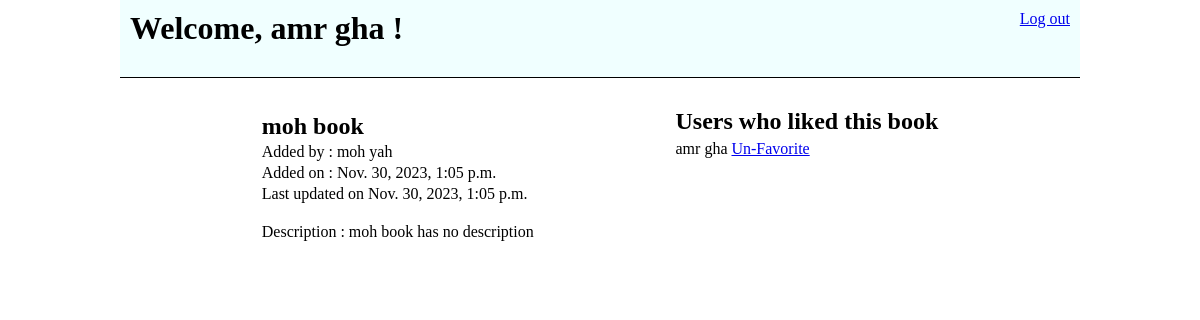
/book_details/4 (signed in), run on an earlier commit of the app's database.
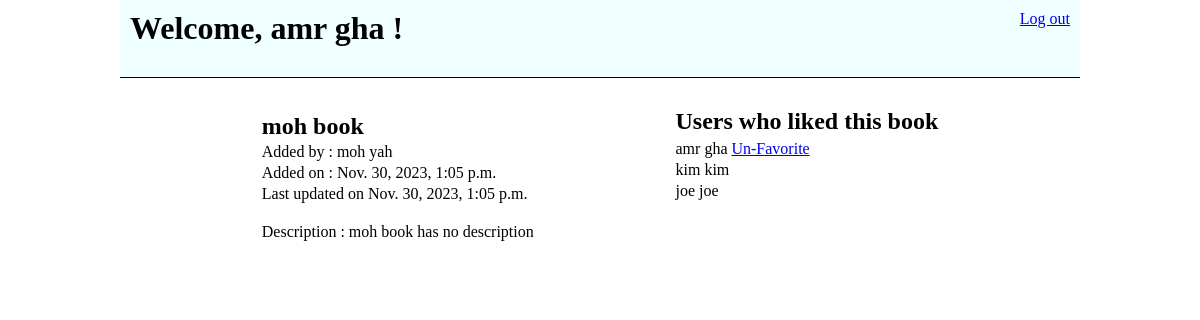
And on a later commit of the database.
### favorite_books_app/models.py (models this page shows)
class User(models.Model):
    first_name = models.CharField(max_length=45)
    last_name = models.CharField(max_length=45)
    email_address = models.CharField(max_length = 45)
    password = models.CharField(max_length=100)
    created_at = models.DateTimeField(auto_now_add=True)
    updated_at = models.DateTimeField(auto_now=True)
    objects = usermanager()

### favorite_books_app/views.py (the view)
# urls.py: path('book_details/<id>',views.book_details),
def book_details(request,id):
    content = {
        'book': Book.objects.get(id = id),
        'fav_users':User.objects.filter(fav_books = Book.objects.get(id = id)),
        'current_user' : User.objects.get(id = request.session['id']),
    }
    return render(request,'book_details.html',content)

### favorite_books_app/templates/book_details.html (shortened to what this page needs)
<!DOCTYPE html>
<html lang="en">
<head>
    {% load static %}
    <link rel="stylesheet" href="{% static 'CSS/style.css' %}">
</head>
<body>
    <div class="container">
        <div class="header">
            <h1>Welcome, {{current_user.first_name}} {{current_user.last_name}} !</h1>
            <a href="/logout">Log out</a>
        </div>
        <div class="mid">
            <div class="left_panel">
                <ul id="book_details">
                    {% if book.my_user == current_user %}
                    <form action="/update/{{book.id}}" method="post">{% csrf_token %}
                        <input type="text" name="title" id="title" class="field" value="{{book.title}}">
                        {% else %}
                        <li>
                            <h2>{{book.title}}</h2>
                        </li>
                        {% endif %}
                        <li>Added by : {{book.my_user.first_name}} {{book.my_user.last_name}}</li>
                        <li>Added on : {{book.created_at}}</li>
                        <li>Last updated on {{book.updated_at}}</li>
                        <li>Description :
                            {% if book.my_user == current_user %}
                            <textarea name="desc" id="desc" cols="30" rows="10" class="field"
                                placeholder="{{book.desc}}" value="{{book.desc}}"></textarea>
                            <div class="submit_delete">
                                <input type="submit" name="submit" class="button">
                    </form>
                    <form action="/delete/{{book.id}}" method="post">{% csrf_token %}
                        <input type="submit" name="Delete" id="delete" class="button" value="Delete">
                    </form>
            </div>
            {% else %}
            {{book.desc}}
            {% endif %}
            </li>
            </ul>
        </div>
        <div class="right_panel">
            <h2>Users who liked this book</h2>
            <ul>
                {% for user in fav_users %}
                <li>{{user.first_name}} {{user.last_name}}
                    {% if user == current_user and book in current_user.fav_books.all %}
                    <a href="/unfavorite/{{book.id}}">Un-Favorite</a>
                    {% endif %}
                </li>
                {% endfor %}
            </ul>
        </div>
    </div>
    </div>
</body>
</html>

What changed in the data, as far as the page shows it:
added User: first_name "kim", last_name "kim"
added User: first_name "joe", last_name "joe"
